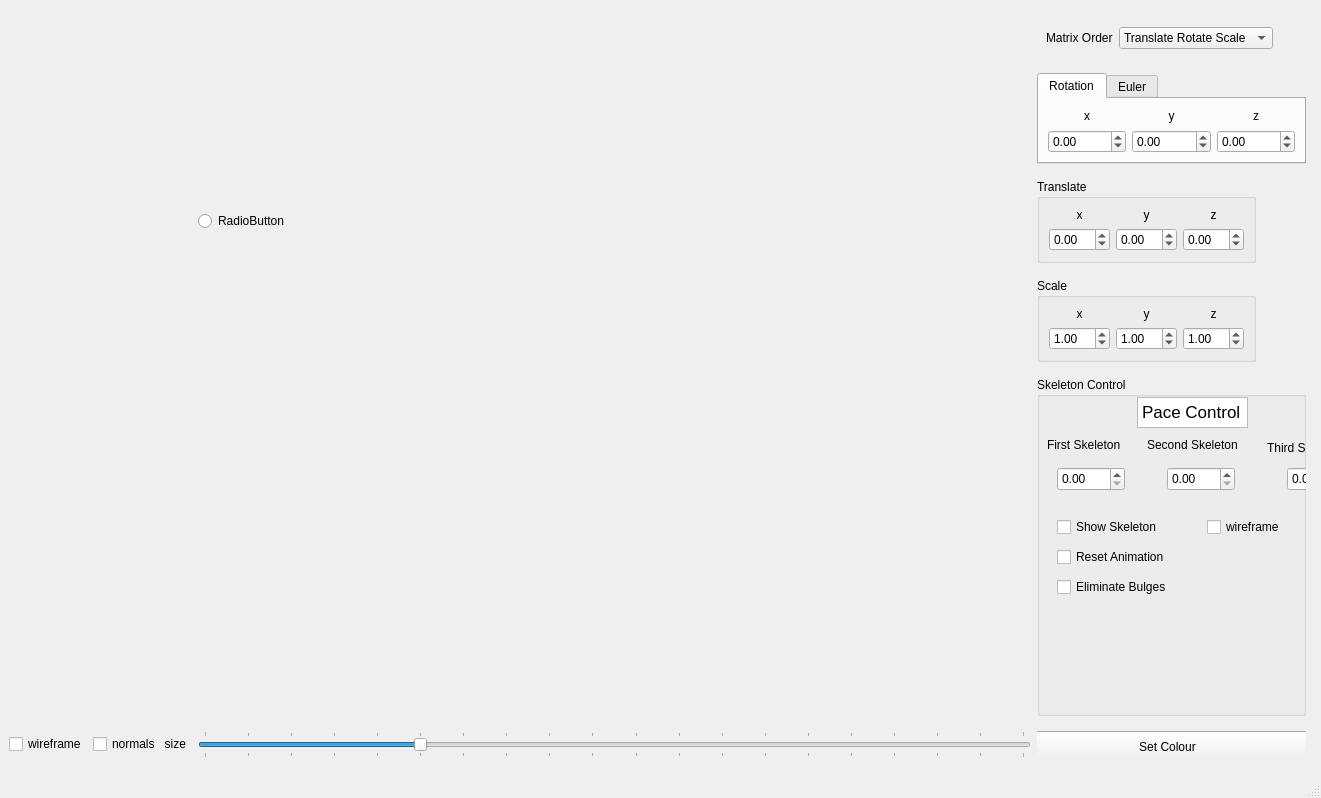
<?xml version="1.0" encoding="UTF-8"?>
<ui version="4.0">
 <class>MainWindow</class>
 <widget class="QMainWindow" name="MainWindow">
  <property name="geometry">
   <rect>
    <x>0</x>
    <y>0</y>
    <width>1321</width>
    <height>798</height>
   </rect>
  </property>
  <property name="baseSize">
   <size>
    <width>0</width>
    <height>0</height>
   </size>
  </property>
  <property name="windowTitle">
   <string>Affine Transform Demo using ngl::Matrix</string>
  </property>
  <widget class="QWidget" name="m_centralwidget">
   <layout class="QGridLayout" name="s_mainGridLayout">
    <item row="2" column="6" colspan="2">
     <widget class="QGroupBox" name="s_translateGroupBox">
      <property name="sizePolicy">
       <sizepolicy hsizetype="Fixed" vsizetype="Fixed">
        <horstretch>0</horstretch>
        <verstretch>0</verstretch>
       </sizepolicy>
      </property>
      <property name="title">
       <string>Translate</string>
      </property>
      <layout class="QGridLayout" name="gridLayout_3">
       <item row="1" column="0">
        <widget class="QDoubleSpinBox" name="m_tx">
         <property name="minimum">
          <double>-20.000000000000000</double>
         </property>
         <property name="maximum">
          <double>20.000000000000000</double>
         </property>
         <property name="singleStep">
          <double>0.100000000000000</double>
         </property>
        </widget>
       </item>
       <item row="1" column="1">
        <widget class="QDoubleSpinBox" name="m_ty">
         <property name="minimum">
          <double>-20.000000000000000</double>
         </property>
         <property name="maximum">
          <double>20.000000000000000</double>
         </property>
         <property name="singleStep">
          <double>0.100000000000000</double>
         </property>
        </widget>
       </item>
       <item row="0" column="0">
        <widget class="QLabel" name="s_txLabel">
         <property name="text">
          <string>x</string>
         </property>
         <property name="alignment">
          <set>Qt::AlignCenter</set>
         </property>
        </widget>
       </item>
       <item row="1" column="2">
        <widget class="QDoubleSpinBox" name="m_tz">
         <property name="minimum">
          <double>-20.000000000000000</double>
         </property>
         <property name="maximum">
          <double>20.000000000000000</double>
         </property>
         <property name="singleStep">
          <double>0.100000000000000</double>
         </property>
        </widget>
       </item>
       <item row="0" column="1">
        <widget class="QLabel" name="s_tyLabel">
         <property name="text">
          <string>y</string>
         </property>
         <property name="alignment">
          <set>Qt::AlignCenter</set>
         </property>
        </widget>
       </item>
       <item row="0" column="2">
        <widget class="QLabel" name="s_tzLabel">
         <property name="text">
          <string>z</string>
         </property>
         <property name="alignment">
          <set>Qt::AlignCenter</set>
         </property>
        </widget>
       </item>
      </layout>
     </widget>
    </item>
    <item row="0" column="6" colspan="2">
     <widget class="QWidget" name="widget" native="true">
      <property name="sizePolicy">
       <sizepolicy hsizetype="Fixed" vsizetype="Fixed">
        <horstretch>0</horstretch>
        <verstretch>0</verstretch>
       </sizepolicy>
      </property>
      <layout class="QFormLayout" name="formLayout_2">
       <item row="0" column="0">
        <layout class="QFormLayout" name="s_FormLayoutMatrixOrder">
         <item row="0" column="1">
          <widget class="QComboBox" name="m_matrixOrder">
           <property name="currentIndex">
            <number>1</number>
           </property>
           <item>
            <property name="text">
             <string>Rotate Translate Scale</string>
            </property>
           </item>
           <item>
            <property name="text">
             <string>Translate Rotate Scale</string>
            </property>
           </item>
           <item>
            <property name="text">
             <string>Gimbal Lock</string>
            </property>
           </item>
           <item>
            <property name="text">
             <string>Euler Translate Scale</string>
            </property>
           </item>
           <item>
            <property name="text">
             <string>Translate Euler Scale</string>
            </property>
           </item>
          </widget>
         </item>
         <item row="0" column="0">
          <widget class="QLabel" name="s_matrixOrderLabel">
           <property name="text">
            <string>Matrix Order</string>
           </property>
          </widget>
         </item>
        </layout>
       </item>
      </layout>
     </widget>
    </item>
    <item row="3" column="6">
     <widget class="QGroupBox" name="s_scaleGroupBox">
      <property name="sizePolicy">
       <sizepolicy hsizetype="Fixed" vsizetype="Fixed">
        <horstretch>0</horstretch>
        <verstretch>0</verstretch>
       </sizepolicy>
      </property>
      <property name="title">
       <string>Scale</string>
      </property>
      <layout class="QGridLayout" name="gridLayout_4">
       <item row="1" column="2">
        <widget class="QDoubleSpinBox" name="m_sz">
         <property name="minimum">
          <double>-20.000000000000000</double>
         </property>
         <property name="maximum">
          <double>20.000000000000000</double>
         </property>
         <property name="singleStep">
          <double>0.100000000000000</double>
         </property>
         <property name="value">
          <double>1.000000000000000</double>
         </property>
        </widget>
       </item>
       <item row="0" column="0">
        <widget class="QLabel" name="s_txLabel_2">
         <property name="text">
          <string>x</string>
         </property>
         <property name="alignment">
          <set>Qt::AlignCenter</set>
         </property>
        </widget>
       </item>
       <item row="0" column="2">
        <widget class="QLabel" name="s_tzLabel_2">
         <property name="text">
          <string>z</string>
         </property>
         <property name="alignment">
          <set>Qt::AlignCenter</set>
         </property>
        </widget>
       </item>
       <item row="1" column="1">
        <widget class="QDoubleSpinBox" name="m_sy">
         <property name="minimum">
          <double>-20.000000000000000</double>
         </property>
         <property name="maximum">
          <double>20.000000000000000</double>
         </property>
         <property name="singleStep">
          <double>0.100000000000000</double>
         </property>
         <property name="value">
          <double>1.000000000000000</double>
         </property>
        </widget>
       </item>
       <item row="1" column="0">
        <widget class="QDoubleSpinBox" name="m_sx">
         <property name="minimum">
          <double>-20.000000000000000</double>
         </property>
         <property name="maximum">
          <double>20.000000000000000</double>
         </property>
         <property name="singleStep">
          <double>0.100000000000000</double>
         </property>
         <property name="value">
          <double>1.000000000000000</double>
         </property>
        </widget>
       </item>
       <item row="0" column="1">
        <widget class="QLabel" name="s_tyLabel_2">
         <property name="text">
          <string>y</string>
         </property>
         <property name="alignment">
          <set>Qt::AlignCenter</set>
         </property>
        </widget>
       </item>
      </layout>
     </widget>
    </item>
    <item row="2" column="8">
     <widget class="QFrame" name="frame_2">
      <property name="frameShape">
       <enum>QFrame::StyledPanel</enum>
      </property>
      <property name="frameShadow">
       <enum>QFrame::Raised</enum>
      </property>
     </widget>
    </item>
    <item row="5" column="4">
     <widget class="QSlider" name="m_normalSize">
      <property name="minimumSize">
       <size>
        <width>445</width>
        <height>27</height>
       </size>
      </property>
      <property name="layoutDirection">
       <enum>Qt::RightToLeft</enum>
      </property>
      <property name="minimum">
       <number>1</number>
      </property>
      <property name="maximum">
       <number>20</number>
      </property>
      <property name="pageStep">
       <number>1</number>
      </property>
      <property name="value">
       <number>6</number>
      </property>
      <property name="sliderPosition">
       <number>6</number>
      </property>
      <property name="orientation">
       <enum>Qt::Horizontal</enum>
      </property>
      <property name="invertedAppearance">
       <bool>true</bool>
      </property>
      <property name="tickPosition">
       <enum>QSlider::TicksBothSides</enum>
      </property>
     </widget>
    </item>
    <item row="5" column="3">
     <widget class="QCheckBox" name="m_normals">
      <property name="text">
       <string>normals   size</string>
      </property>
     </widget>
    </item>
    <item row="2" column="4">
     <widget class="QRadioButton" name="radioButton">
      <property name="text">
       <string>RadioButton</string>
      </property>
     </widget>
    </item>
    <item row="1" column="6" colspan="2">
     <widget class="QTabWidget" name="s_rotateTabWidget">
      <property name="sizePolicy">
       <sizepolicy hsizetype="Fixed" vsizetype="Fixed">
        <horstretch>0</horstretch>
        <verstretch>0</verstretch>
       </sizepolicy>
      </property>
      <widget class="QWidget" name="s_rotateTabWidgetPage1">
       <attribute name="title">
        <string>Rotation</string>
       </attribute>
       <layout class="QGridLayout" name="gridLayout_2">
        <item row="1" column="0">
         <widget class="QDoubleSpinBox" name="m_rx">
          <property name="minimum">
           <double>-180.000000000000000</double>
          </property>
          <property name="maximum">
           <double>180.000000000000000</double>
          </property>
         </widget>
        </item>
        <item row="1" column="1">
         <widget class="QDoubleSpinBox" name="m_ry">
          <property name="minimum">
           <double>-180.000000000000000</double>
          </property>
          <property name="maximum">
           <double>180.000000000000000</double>
          </property>
         </widget>
        </item>
        <item row="1" column="2">
         <widget class="QDoubleSpinBox" name="m_rz">
          <property name="minimum">
           <double>-180.000000000000000</double>
          </property>
          <property name="maximum">
           <double>180.000000000000000</double>
          </property>
         </widget>
        </item>
        <item row="0" column="2">
         <widget class="QLabel" name="s_rotZLabel">
          <property name="text">
           <string>z</string>
          </property>
          <property name="alignment">
           <set>Qt::AlignCenter</set>
          </property>
         </widget>
        </item>
        <item row="0" column="0">
         <widget class="QLabel" name="s_rotXLabel">
          <property name="text">
           <string>x</string>
          </property>
          <property name="alignment">
           <set>Qt::AlignCenter</set>
          </property>
         </widget>
        </item>
        <item row="0" column="1">
         <widget class="QLabel" name="s_rotYLabel">
          <property name="text">
           <string>y</string>
          </property>
          <property name="alignment">
           <set>Qt::AlignCenter</set>
          </property>
         </widget>
        </item>
       </layout>
      </widget>
      <widget class="QWidget" name="tab">
       <attribute name="title">
        <string>Euler</string>
       </attribute>
       <layout class="QGridLayout" name="gridLayout_5">
        <item row="1" column="0">
         <widget class="QDoubleSpinBox" name="m_eulerAngle">
          <property name="maximum">
           <double>360.000000000000000</double>
          </property>
         </widget>
        </item>
        <item row="1" column="1">
         <widget class="QDoubleSpinBox" name="m_eulerXAxis">
          <property name="minimum">
           <double>-1.000000000000000</double>
          </property>
          <property name="maximum">
           <double>1.000000000000000</double>
          </property>
          <property name="singleStep">
           <double>0.010000000000000</double>
          </property>
          <property name="value">
           <double>1.000000000000000</double>
          </property>
         </widget>
        </item>
        <item row="1" column="2">
         <widget class="QDoubleSpinBox" name="m_eulerYAxis">
          <property name="minimum">
           <double>-1.000000000000000</double>
          </property>
          <property name="maximum">
           <double>1.000000000000000</double>
          </property>
          <property name="singleStep">
           <double>0.010000000000000</double>
          </property>
         </widget>
        </item>
        <item row="1" column="3">
         <widget class="QDoubleSpinBox" name="m_eulerZAxis">
          <property name="minimum">
           <double>-1.000000000000000</double>
          </property>
          <property name="maximum">
           <double>1.000000000000000</double>
          </property>
          <property name="singleStep">
           <double>0.010000000000000</double>
          </property>
         </widget>
        </item>
        <item row="0" column="1" colspan="2">
         <widget class="QLabel" name="s_eulerAxisLabel">
          <property name="text">
           <string>Axis</string>
          </property>
         </widget>
        </item>
        <item row="0" column="0">
         <widget class="QLabel" name="s_eulerAngleLabel">
          <property name="text">
           <string>Angle</string>
          </property>
         </widget>
        </item>
       </layout>
      </widget>
     </widget>
    </item>
    <item row="5" column="6" colspan="2">
     <widget class="QFrame" name="frame">
      <property name="frameShape">
       <enum>QFrame::NoFrame</enum>
      </property>
      <property name="frameShadow">
       <enum>QFrame::Plain</enum>
      </property>
      <widget class="QPushButton" name="m_colour">
       <property name="geometry">
        <rect>
         <x>-10</x>
         <y>0</y>
         <width>281</width>
         <height>32</height>
        </rect>
       </property>
       <property name="text">
        <string>Set Colour</string>
       </property>
      </widget>
     </widget>
    </item>
    <item row="4" column="6" colspan="2">
     <widget class="QGroupBox" name="groupBox">
      <property name="maximumSize">
       <size>
        <width>16777215</width>
        <height>339</height>
       </size>
      </property>
      <property name="title">
       <string>Skeleton Control</string>
      </property>
      <widget class="QLabel" name="label">
       <property name="geometry">
        <rect>
         <x>110</x>
         <y>60</y>
         <width>121</width>
         <height>16</height>
        </rect>
       </property>
       <property name="text">
        <string>Second Skeleton</string>
       </property>
      </widget>
      <widget class="QLabel" name="label_3">
       <property name="geometry">
        <rect>
         <x>10</x>
         <y>60</y>
         <width>91</width>
         <height>16</height>
        </rect>
       </property>
       <property name="text">
        <string>First Skeleton</string>
       </property>
      </widget>
      <widget class="QDoubleSpinBox" name="m_p1">
       <property name="geometry">
        <rect>
         <x>20</x>
         <y>90</y>
         <width>68</width>
         <height>24</height>
        </rect>
       </property>
       <property name="maximum">
        <double>20.000000000000000</double>
       </property>
       <property name="singleStep">
        <double>0.100000000000000</double>
       </property>
      </widget>
      <widget class="QDoubleSpinBox" name="m_p2">
       <property name="geometry">
        <rect>
         <x>130</x>
         <y>90</y>
         <width>68</width>
         <height>24</height>
        </rect>
       </property>
       <property name="maximum">
        <double>20.000000000000000</double>
       </property>
       <property name="singleStep">
        <double>0.100000000000000</double>
       </property>
      </widget>
      <widget class="QDoubleSpinBox" name="m_p3">
       <property name="geometry">
        <rect>
         <x>250</x>
         <y>90</y>
         <width>68</width>
         <height>24</height>
        </rect>
       </property>
       <property name="maximum">
        <double>20.000000000000000</double>
       </property>
       <property name="singleStep">
        <double>0.100000000000000</double>
       </property>
      </widget>
      <widget class="QCheckBox" name="m_show_bone">
       <property name="geometry">
        <rect>
         <x>20</x>
         <y>140</y>
         <width>115</width>
         <height>20</height>
        </rect>
       </property>
       <property name="text">
        <string>Show Skeleton</string>
       </property>
      </widget>
      <widget class="QLabel" name="label_2">
       <property name="geometry">
        <rect>
         <x>230</x>
         <y>60</y>
         <width>89</width>
         <height>21</height>
        </rect>
       </property>
       <property name="text">
        <string>Third Skeleton</string>
       </property>
      </widget>
      <widget class="QTextEdit" name="textEdit">
       <property name="geometry">
        <rect>
         <x>100</x>
         <y>20</y>
         <width>111</width>
         <height>31</height>
        </rect>
       </property>
       <property name="html">
        <string>&lt;!DOCTYPE HTML PUBLIC &quot;-//W3C//DTD HTML 4.0//EN&quot; &quot;http://www.w3.org/TR/REC-html40/strict.dtd&quot;&gt;
&lt;html&gt;&lt;head&gt;&lt;meta name=&quot;qrichtext&quot; content=&quot;1&quot; /&gt;&lt;style type=&quot;text/css&quot;&gt;
p, li { white-space: pre-wrap; }
&lt;/style&gt;&lt;/head&gt;&lt;body style=&quot; font-family:'.SF NS Text'; font-size:13pt; font-weight:400; font-style:normal;&quot;&gt;
&lt;p style=&quot; margin-top:0px; margin-bottom:0px; margin-left:0px; margin-right:0px; -qt-block-indent:0; text-indent:0px;&quot;&gt;Pace Control&lt;/p&gt;&lt;/body&gt;&lt;/html&gt;</string>
       </property>
      </widget>
      <widget class="QCheckBox" name="m_resetani">
       <property name="geometry">
        <rect>
         <x>20</x>
         <y>170</y>
         <width>283</width>
         <height>20</height>
        </rect>
       </property>
       <property name="text">
        <string>Reset Animation</string>
       </property>
      </widget>
      <widget class="QCheckBox" name="m_elimination">
       <property name="geometry">
        <rect>
         <x>20</x>
         <y>200</y>
         <width>131</width>
         <height>20</height>
        </rect>
       </property>
       <property name="text">
        <string>Eliminate Bulges</string>
       </property>
      </widget>
      <widget class="QCheckBox" name="m_wireframe">
       <property name="geometry">
        <rect>
         <x>170</x>
         <y>140</y>
         <width>87</width>
         <height>20</height>
        </rect>
       </property>
       <property name="text">
        <string>wireframe</string>
       </property>
      </widget>
      <zorder>label</zorder>
      <zorder>label_3</zorder>
      <zorder>m_p1</zorder>
      <zorder>m_p2</zorder>
      <zorder>m_p3</zorder>
      <zorder>m_show_bone</zorder>
      <zorder>label_2</zorder>
      <zorder>textEdit</zorder>
      <zorder>m_resetani</zorder>
      <zorder>m_elimination</zorder>
      <zorder>m_colour</zorder>
      <zorder>m_wireframe1</zorder>
      <zorder>m_wireframe</zorder>
     </widget>
    </item>
    <item row="5" column="2">
     <widget class="QCheckBox" name="m_wireframe1">
      <property name="text">
       <string>wireframe</string>
      </property>
     </widget>
    </item>
   </layout>
  </widget>
  <widget class="QMenuBar" name="menubar">
   <property name="geometry">
    <rect>
     <x>0</x>
     <y>0</y>
     <width>1321</width>
     <height>22</height>
    </rect>
   </property>
  </widget>
  <widget class="QStatusBar" name="statusbar"/>
 </widget>
 <tabstops>
  <tabstop>m_wireframe1</tabstop>
  <tabstop>m_normals</tabstop>
 </tabstops>
 <resources/>
 <connections/>
</ui>
